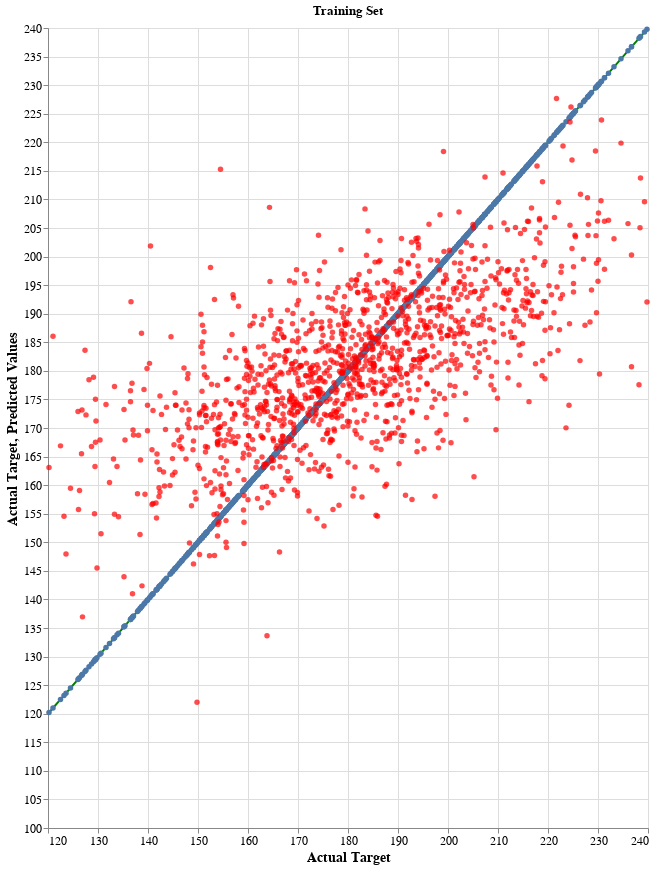

Here is the notebook cell this chart was saved with:
### Code cell
final_chart

### Figure 1 — Vega-Lite specification as saved in the notebook (floating-point values rounded to 4 significant figures; data arrays with more than 128 entries replaced by an {"elided": "..."} marker saying what was removed)
{"config": {"view": {"continuousWidth": 400, "continuousHeight": 300}, "axis": {"labelFontSize": 12, "titleFontSize": 14}, "legend": {"orient": "top"}, "title": {"anchor": "middle"}}, "layer": [{"mark": {"type": "line", "color": "green", "point": true}, "encoding": {"tooltip": [{"field": "Actual Target", "type": "quantitative"}, {"field": "Predicted Values", "type": "quantitative"}], "x": {"field": "Actual Target", "type": "quantitative"}, "y": {"field": "Actual Target", "scale": {"domain": [100, 239.8], "nice": true}, "type": "quantitative"}}, "height": 800, "width": 600}, {"mark": {"type": "circle", "color": "red", "opacity": 0.7}, "encoding": {"tooltip": [{"field": "Actual Target", "type": "quantitative"}, {"field": "Predicted Values", "type": "quantitative"}], "x": {"field": "Actual Target", "type": "quantitative"}, "y": {"field": "Predicted Values", "scale": {"domain": [100, 227.7], "nice": true}, "type": "quantitative"}}}], "data": {"name": "data-cfcc74343e0342c565952855c5b5c5a5"}, "height": 800, "title": "Training Set", "width": 600, "$schema": "https://vega.github.io/schema/vega-lite/v4.17.0.json", "datasets": {"data-cfcc74343e0342c565952855c5b5c5a5": {"elided": "1279 records"}}}
